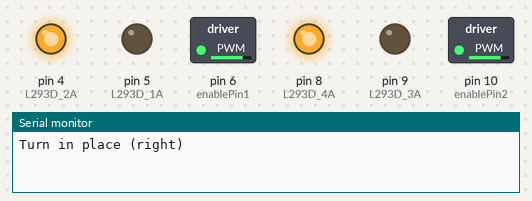
The sketch below on a simulated Arduino Uno, built with avr-gcc and run on an emulated ATmega328P. Parts: switched loads named in the sketch (green lamp = pin HIGH), output pins drawn as LEDs (lit = HIGH), the last lines printed to the serial monitor.

Above: at 0.05 s.
At 15.95 s:
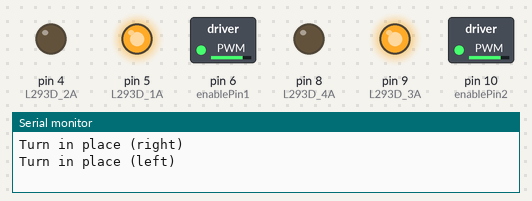
Timing chart, 0 to 18.4 s (numbered marks = the images above):
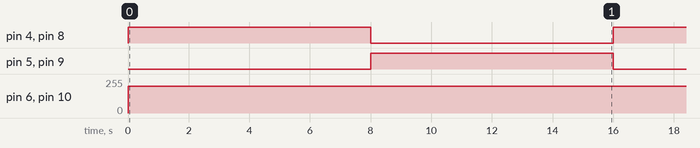

Measured:
- by itself, pin 4 (L293D_2A), pin 5 (L293D_1A), pin 8 (L293D_4A), pin 9 (L293D_3A): alternates HIGH for 8.0 s and LOW for 8.0 s
- by itself, pin 6 (enablePin1), pin 10 (enablePin2): 0/255 → 200/255 at 0.00 s

The sketch:

turn.ino
```cpp
int enablePin1 = 6;
int L293D_1A = 5;
int L293D_2A = 4;

int enablePin2 = 10;
int L293D_3A = 9;
int L293D_4A = 8;

void setup()
{
  Serial.begin(9600);
  pinMode(enablePin1, OUTPUT);
  pinMode(L293D_1A, OUTPUT);
  pinMode(L293D_2A, OUTPUT);

  pinMode(enablePin2, OUTPUT);
  pinMode(L293D_3A, OUTPUT);
  pinMode(L293D_4A, OUTPUT);
}

void loop()
{
  // motor 1 on left

  Serial.println("Turn in place (right)");
  // turn in place (right)
  digitalWrite(L293D_1A, LOW);
  digitalWrite(L293D_2A, HIGH);

  digitalWrite(L293D_3A, LOW);
  digitalWrite(L293D_4A, HIGH);

  analogWrite(enablePin1, 200);
  analogWrite(enablePin2, 200);

  delay(8000);

  Serial.println("Turn in place (left)");
  // turn in place (left)
  digitalWrite(L293D_1A, HIGH);
  digitalWrite(L293D_2A, LOW);

  digitalWrite(L293D_3A, HIGH);
  digitalWrite(L293D_4A, LOW);

  analogWrite(enablePin1, 200);
  analogWrite(enablePin2, 200);

  delay(8000);

  Serial.println("Moving turn (left)");
  // moving turn (left)
  digitalWrite(L293D_1A, HIGH);
  digitalWrite(L293D_2A, LOW);

  digitalWrite(L293D_3A, LOW);
  digitalWrite(L293D_4A, HIGH);

  analogWrite(enablePin1, 240);
  analogWrite(enablePin2, 160);

  Serial.println("Moving turn (right)");
  // moving turn (right)
  digitalWrite(L293D_1A, HIGH);
  digitalWrite(L293D_2A, LOW);

  digitalWrite(L293D_3A, LOW);
  digitalWrite(L293D_4A, HIGH);

  analogWrite(enablePin1, 160);
  analogWrite(enablePin2, 240);
}
```
